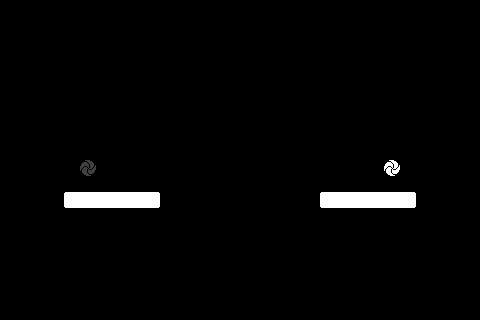

A 2D game scene composited from a Tiled map and its tileset images. What follows is a short description and the map's XML, with each tile layer's data collapsed to a summary:
An orthogonal 30x20 tile map with 16x16 px tiles, 1 tile layer (Tile Layer 1) and 3 objects.

<map version="1.0" orientation="orthogonal" renderorder="right-down" width="30" height="20" tilewidth="16" tileheight="16" nextobjectid="4">
 <tileset firstgid="1" name="TileSheet" tilewidth="16" tileheight="16" tilecount="240">
  <image source="../TileSheet.png" width="320" height="192" />
 </tileset>
 <layer name="Tile Layer 1" width="30" height="20">
  <data>[600 cells, 600 non-empty, 6 distinct tile ids]</data>
 </layer>
 <objectgroup name="Object Layer 1">
  <object id="1" gid="218" x="112" y="160" width="16" height="16">
   <properties>
    <property name="bitmap" value="Stage14Sign1" />
    <property name="distance" value="64" />
    <property name="invertReq" value="1" />
    <property name="type" value="Sign" />
   </properties>
  </object>
  <object id="2" gid="218" x="176" y="144" width="16" height="16">
   <properties>
    <property name="bitmap" value="Stage14Sign2" />
    <property name="distance" value="200" />
    <property name="invertReq" value="-1" />
    <property name="type" value="Sign" />
   </properties>
  </object>
  <object id="3" gid="218" x="320" y="160" width="16" height="16">
   <properties>
    <property name="bitmap" value="Stage14Sign3" />
    <property name="distance" value="64" />
    <property name="invertReq" value="1" />
    <property name="type" value="Sign" />
   </properties>
  </object>
 </objectgroup>
</map>
